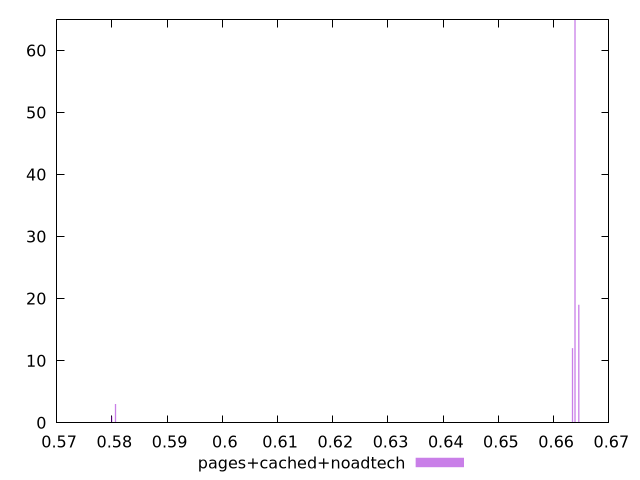

Write gnuplot code to recreate this figure.
$_pagesCachedNoadtech <<EOF
0.6645528569744169 19
0.5806573333495162 3
0.6638689260753008 65
0.6634129721425568 12
0.5799734024504002 1
EOF
set key outside below
set terminal pngcairo
set output "report_00006_2020-11-02T20-21-41.718Z/uses-rel-preload/pages+cached+noadtech//hist.png"
set yrange [0:65]
set boxwidth 0.00022797696637201265
set style fill transparent solid 0.5 noborder
plot $_pagesCachedNoadtech title "pages+cached+noadtech" with boxes ,
